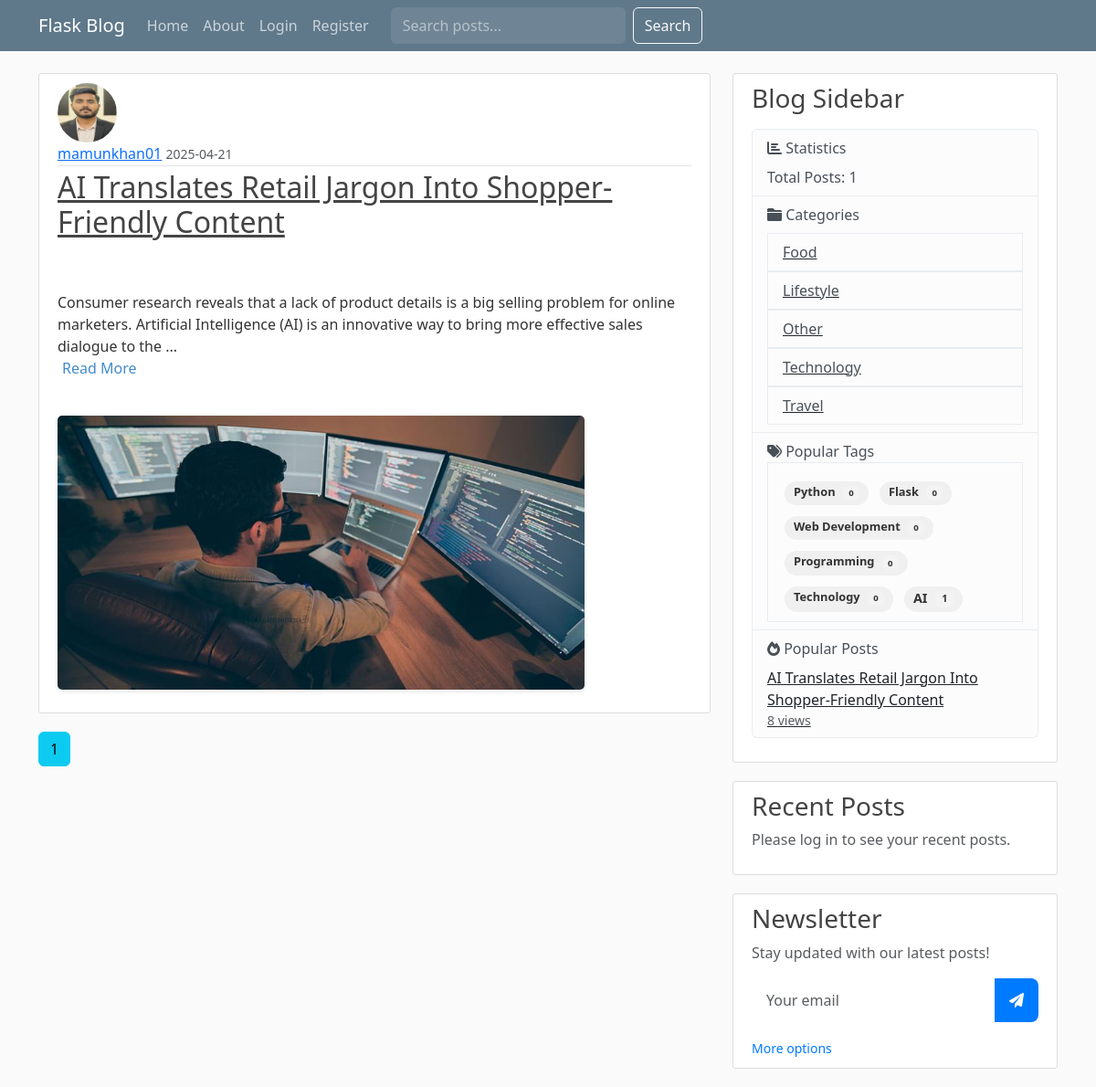
The page /home on the database its author committed.
### flaskblog.py (models this page shows, shortened)
class Post(db.Model):
    id = db.Column(db.Integer, primary_key=True)
    title = db.Column(db.String(100), nullable=False)
    date_posted = db.Column(db.DateTime, nullable=False, default=datetime.utcnow)
    content = db.Column(db.Text, nullable=False)
    image_file = db.Column(db.String(20), nullable=True)
    user_id = db.Column(db.Integer, db.ForeignKey('user.id'), nullable=False)
    category_id = db.Column(db.Integer, db.ForeignKey('category.id'), nullable=True)
    category = db.relationship('Category', backref=db.backref('posts', lazy=True))
    views = db.Column(db.Integer, default=0)
    status = db.Column(db.String(20), default='published')  # published, draft, scheduled
    publish_date = db.Column(db.DateTime)
    likes = db.relationship('Like', backref='post', lazy=True)
    comments = db.relationship('Comment', back_populates='post', lazy=True)

class User(db.Model, UserMixin):
    id = db.Column(db.Integer, primary_key=True)
    username = db.Column(db.String(20), unique=True, nullable=False)
    email = db.Column(db.String(120), unique=True, nullable=False)
    image_file = db.Column(db.String(20), nullable=False, default='default.jpg')
    password = db.Column(db.String(60), nullable=False)
    is_admin = db.Column(db.Boolean, default=False)
    bio = db.Column(db.String(500))
    location = db.Column(db.String(100))
    website = db.Column(db.String(200))
    twitter = db.Column(db.String(100))
    github = db.Column(db.String(100))
    joined_at = db.Column(db.DateTime, nullable=False, default=datetime.utcnow)
    posts = db.relationship('Post', backref='author', lazy=True)
    likes = db.relationship('Like', backref='user', lazy=True)
    comments = db.relationship('Comment', back_populates='author', lazy=True)
    followers = db.Table('followers',
        db.Column('follower_id', db.Integer, db.ForeignKey('user.id'), primary_key=True),
        db.Column('followed_id', db.Integer, db.ForeignKey('user.id'), primary_key=True)
    )
    following = db.relationship(
        'User', secondary=followers,
        primaryjoin=(followers.c.follower_id == id),
        secondaryjoin=(followers.c.followed_id == id),
        backref=db.backref('followers_list', lazy='dynamic'), lazy='dynamic'
    )

class Category(db.Model):
    id = db.Column(db.Integer, primary_key=True)
    name = db.Column(db.String(50), unique=True, nullable=False)
    description = db.Column(db.String(200))
    slug = db.Column(db.String(50), unique=True)

class Tag(db.Model):
    id = db.Column(db.Integer, primary_key=True)
    name = db.Column(db.String(50), unique=True, nullable=False)
    description = db.Column(db.String(200))
    slug = db.Column(db.String(50), unique=True)
    posts = db.relationship('Post', secondary=post_tags, backref=db.backref('tags', lazy='dynamic'))

### flaskblog.py (the view)
@app.route("/")
@app.route("/home")
def home():
    page = request.args.get('page', 1, type=int)
    posts = Post.query.order_by(Post.date_posted.desc()).paginate(page=page, per_page=5)
    return render_template('home.html', posts=posts, title='Home', **get_sidebar_data())

### flaskblog.py (called while the page is built)
@app.context_processor
def inject_csrf_token():
    return dict(csrf_token=lambda: generate_csrf())

### templates/home.html
{% extends "layout.html" %}
{% block content %}
    {% for post in posts.items %}
        <article class="media content-section">
          <img class="rounded-circle article-img" src="{{ url_for('static', filename='profile_pics/' + post.author.image_file) }}">
          <div class="media-body">
            <div class="article-metadata">
              <a class="mr-2" href="#">{{ post.author.username }}</a>
              <small class="text-muted">{{ post.date_posted.strftime('%Y-%m-%d') }}</small>
            </div>
            <h2><a class="article-title" href="{{ url_for('post', post_id=post.id) }}">{{ post.title }}</a></h2>
            <p class="article-content">
              {% if post.content|length > 200 %}
                {{ post.content[:200] }}...
                <a href="{{ url_for('post', post_id=post.id) }}" class="read-more">Read More</a>
              {% else %}
                {{ post.content }}
              {% endif %}
            </p>
            {% if post.image_file %}
                <div class="post-image-container mt-2">
                    <a href="{{ url_for('post', post_id=post.id) }}">
                        <img src="{{ url_for('static', filename='post_pics/' + post.image_file) }}" class="img-fluid post-thumbnail" alt="Post Image">
                    </a>
                </div>
            {% endif %}
          </div>
        </article>
    {% endfor %}
    {% for page_num in posts.iter_pages(left_edge=1, right_edge=1, left_current=1, right_current=2) %}
        {% if page_num %}
            {% if posts.page == page_num %}
                <a class="btn btn-info mb-4" href="{{ url_for('home', page=page_num) }}">{{ page_num }}</a>
            {% else %}
                <a class="btn btn-outline-info mb-4" href="{{ url_for('home', page=page_num) }}">{{ page_num }}</a>
            {% endif %}
        {% else %}
            ...
        {% endif %}
    {% endfor %}
{% endblock content %}

### templates/layout.html (shortened to what this page needs)
<!doctype html>
<html lang="en">
  <head>
    <link href="https://cdn.jsdelivr.net/npm/bootstrap@5.3.2/dist/css/bootstrap.min.css" rel="stylesheet">
    <link rel="stylesheet" href="https://cdnjs.cloudflare.com/ajax/libs/font-awesome/6.0.0/css/all.min.css">
    <link rel="stylesheet" type="text/css" href="{{ url_for('static', filename='main.css') }}">
  </head>
<body>
    <header class="site-header">
      <nav class="navbar navbar-expand-md navbar-dark bg-steel fixed-top">
        <div class="container">
          <a class="navbar-brand mr-4" href="{{ url_for('home') }}">Flask Blog</a>
          <div class="collapse navbar-collapse" id="navbarToggle">
            <div class="navbar-nav mr-auto">
              <a class="nav-item nav-link" href="{{ url_for('home') }}">Home</a>
              <a class="nav-item nav-link" href="{{ url_for('about') }}">About</a>
            </div>
            <div class="navbar-nav">
              {% if current_user.is_authenticated %}
                {% if current_user.is_admin %}
                  <a class="nav-item nav-link" href="{{ url_for('admin.index') }}">Admin</a>
                {% endif %}
                <a class="nav-item nav-link" href="{{ url_for('account') }}">Account</a>
                <a class="nav-item nav-link position-relative" href="{{ url_for('notifications') }}">
                    <i class="fas fa-bell"></i>
                    <span class="position-absolute top-0 start-100 translate-middle badge rounded-pill bg-danger notification-count" style="display: none;">
                        0
                    </span>
                </a>
                <a class="nav-item nav-link" href="{{ url_for('logout') }}">Logout</a>
              {% else %}
                <a class="nav-item nav-link" href="{{ url_for('login') }}">Login</a>
                <a class="nav-item nav-link" href="{{ url_for('register') }}">Register</a>
              {% endif %}
              <form class="d-flex ms-3" action="{{ url_for('search') }}" method="get">
                <input class="form-control me-2" type="search" placeholder="Search posts..." name="q" aria-label="Search">
                <button class="btn btn-outline-light" type="submit">Search</button>
              </form>
            </div>
          </div>
        </div>
      </nav>
    </header>
    <main role="main" class="container">
      <div class="row">
        <div class="col-md-8">
          {% block content %}{% endblock %}
        </div>
        <div class="col-md-4">
          <div class="content-section">
            <h3>Blog Sidebar</h3>
            <p class='text-muted'>
                <ul class="list-group">
                    <li class="list-group-item list-group-item-light">
                        <i class="fas fa-chart-bar"></i> Statistics
                        <ul class="list-unstyled mt-2">
                            <li>Total Posts: {{ total_posts }}</li>
                        </ul>
                    </li>
                    <li class="list-group-item list-group-item-light">
                        <i class="fas fa-folder"></i> Categories
                        <ul class="list-group mt-2">
                            {% for category in categories %}
                              <a href="{{ url_for('category_posts', category_id=category.id) }}" class="text-dark">
                                <li class="list-group-item list-group-item-light"> {{ category.name }}</li>
                              </a>
                            {% endfor %}
                        </ul>
                    </li>
                    <li class="list-group-item list-group-item-light">
                        <i class="fas fa-tags"></i> Popular Tags
                        <div class="list-group-item">
                          <div class="tag-cloud">
                            {% for tag in tags %}
                            <a href="{{ url_for('tag_posts', tag_name=tag.name) }}"
                               class="tag-cloud-item badge badge-secondary"
                               style="font-size: {{ 0.8 + tag.posts|length * 0.1 }}rem">
                              {{ tag.name }}
                              <span class="badge badge-light">{{ tag.posts|length }}</span>
                            </a>
                            {% endfor %}
                          </div>
                        </div>
                    </li>
                    <li class="list-group-item list-group-item-light">
                        <i class="fas fa-fire"></i> Popular Posts
                        <ul class="list-unstyled mt-2">
                            {% for post in popular_posts %}
                                <li>
                                    <a href="{{ url_for('post', post_id=post.id) }}" class="text-dark">
                                        {{ post.title }}
                                        <small class="text-muted d-block">{{ post.views }} views</small>
                                    </a>
                                </li>
                            {% endfor %}
                        </ul>
                    </li>
                </ul>
            </p>
          </div>
          <div class="content-section">
            <h3>Recent Posts</h3>
            {% if current_user.is_authenticated %}
              <p class='text-muted'>Here are your recent posts: <span class="badge bg-info rounded-pill">{{ user_post_count }}</span></p>
              <ul class="list-group">
                {% for post in current_user.posts[:3] %}
                  <li class="list-group-item list-group-item-light">
                    <a href="{{ url_for('post', post_id=post.id) }}" class="article-title">{{ post.title }}</a>
                    <small class="text-muted">{{ post.date_posted.strftime('%Y-%m-%d') }}</small>
                  </li>
                {% else %}
                  <li class="list-group-item list-group-item-light">No posts yet</li>
                {% endfor %}
              </ul>
            {% else %}
              <p class='text-muted'>Please log in to see your recent posts.</p>
            {% endif %}
          </div>
          <div class="content-section">
            <h3>Newsletter</h3>
            <p class='text-muted'>Stay updated with our latest posts!</p>
            <form action="{{ url_for('subscribe_newsletter') }}" method="post" class="newsletter-form">
              <div class="input-group mb-3">
                <input type="email" name="email" class="form-control" placeholder="Your email" required>
                <button class="btn btn-outline-secondary" type="submit">
                  <i class="fas fa-paper-plane"></i>
                </button>
              </div>
              <small class="text-muted">
                <a href="{{ url_for('subscribe_newsletter') }}">More options</a>
              </small>
            </form>
          </div>
        </div>
      </div>
    </main>
</body>
</html>

### static/main.css (style rules this page uses)
body { background: #fafafa; color: #333333; margin-top: 5rem; }
h1, h2, h3, h4, h5, h6 { color: #444444; }
.bg-steel { background-color: #5f788a; }
.site-header .navbar-nav .nav-link { color: #cbd5db; }
.content-section { background: #ffffff; padding: 10px 20px; border: 1px solid #dddddd; border-radius: 3px; margin-bottom: 20px; }
.article-title { color: #444444; }
.article-content { white-space: pre-line; }
.article-img { height: 65px; width: 65px; margin-right: 16px; }
.article-metadata { padding-bottom: 1px; margin-bottom: 4px; border-bottom: 1px solid #e3e3e3; }
.post-image-container { margin-top: 15px; margin-bottom: 15px; }
.post-thumbnail { max-width: 100%; max-height: 300px; object-fit: cover; border-radius: 5px; box-shadow: 0 2px 5px rgba(0, 0, 0, 0.1); }
.read-more { color: #428bca; text-decoration: none; font-weight: 500; margin-left: 5px; }
.tag-cloud { display: flex; flex-wrap: wrap; gap: 8px; margin-top: 10px; }
.tag-cloud-item { display: inline-block; padding: 5px 10px; margin: 2px; border-radius: 20px; background-color: #f0f0f0; color: #333; text-decoration: none; transition: all 0.3s ease; font-size: 0.9rem; }
.tag-cloud-item .badge { margin-left: 5px; background-color: rgba(255, 255, 255, 0.2); color: inherit; }
.navbar .form-control { background-color: rgba(255, 255, 255, 0.1); border-color: rgba(255, 255, 255, 0.1); color: #fff; }
.navbar .form-control::placeholder { color: rgba(255, 255, 255, 0.5); }
.newsletter-form .input-group { background: rgba(255, 255, 255, 0.1); border-radius: 0.5rem; overflow: hidden; }
.newsletter-form .form-control { background: transparent; border: none; color: #333; padding: 0.75rem 1rem; }
.newsletter-form .btn { border: none; padding: 0.75rem 1rem; background: #007bff; color: white; transition: all 0.3s ease; }
.newsletter-form small a { color: #007bff; text-decoration: none; transition: color 0.3s ease; }

### rows shown on the page
Post: image_file (placeholder picture), author.username "mamunkhan01", date_posted "2025-04-21", title "AI Translates Retail Jargon Into Shopper-Friendly Content", content "Consumer research reveals that a lack of product details is a big selling problem for online marketers. Artificial Intelligence (AI) is an innovative way to bring more effective sales dialogue to the", image_file (picture), views "8"
Category: name "Food"
Category: name "Lifestyle"
Category: name "Other"
Category: name "Technology"
Category: name "Travel"
Tag: name "Python", posts|length "0"
Tag: name "Flask", posts|length "0"
Tag: name "Web Development", posts|length "0"
Tag: name "Programming", posts|length "0"
Tag: name "Technology", posts|length "0"
Tag: name "AI", posts|length "1"

### other values the page prints
{{ page_num }} "1"
{{ total_posts }} "1"
